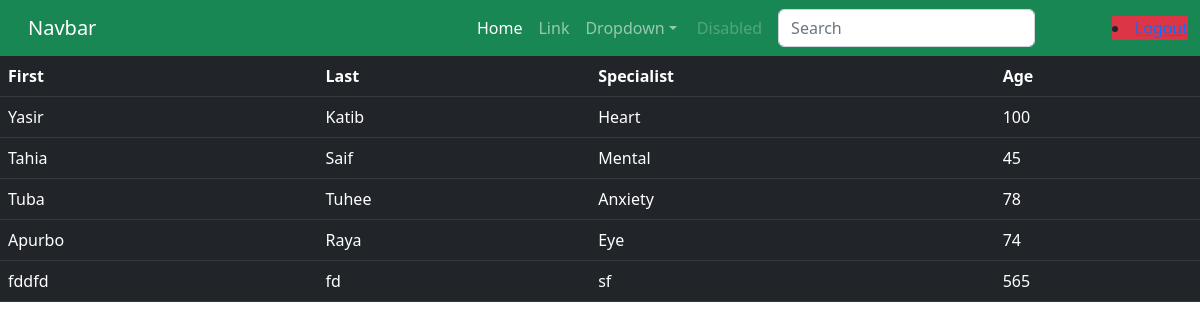
Page /index/ (signed in) on the committed database.
### myapp/models.py (models this page shows, shortened)
class Data(models.Model):
    first_name=models.CharField(max_length=100)
    last_name=models.CharField(max_length=100)
    category=models.CharField(max_length=100)
    age=models.PositiveIntegerField(default=0)

### myapp/views.py (the view)
# urls.py: path('index/',views.index,name="index"),
@login_required(login_url="login")
def index(request):
    if 'q' in request.GET:
        q=request.GET['q']
        multiple_q=Q(Q(first_name__icontains=q) | Q(last_name__icontains=q) | Q(category__icontains=q) )
        data=Data.objects.filter(multiple_q)
    else:
        data=Data.objects.all()
    context={
        'data':data
    }
    return render(request,'index.html',context)

### myapp/templates/index.html (shortened to what this page needs)
<!doctype html>
<html>
  <head>
    <link rel="stylesheet" href="https://cdn.jsdelivr.net/npm/bootstrap@5.2.3/dist/css/bootstrap.rtl.min.css">
  </head>
  <body>
    {% include 'nav.html' %}
    <table class="table table-hover table-dark bg-dark">
        <thead>
            <tr>
              <th scope="col">First</th>
              <th scope="col">Last</th>
              <th scope="col">Specialist</th>
               <th scope="col">Age</th>
            </tr>
          </thead>
          <tbody>
             {% for data in data %}
             <tr>
               <td>{{ data.first_name }}</td>
               <td>{{ data.last_name }}</td>
               <td>{{ data.category }}</td>
               <td>{{ data.age }}</td>
             </tr>
             {% endfor %}
          </tbody>
    </table>
  </body>
</html>

### myapp/templates/nav.html (shortened to what this page needs)
<nav class="navbar navbar-expand-lg navbar-dark bg-success">
    <div class="container-fluid">
      <a class="navbar-brand" href="#">Navbar</a>
      <div class="collapse navbar-collapse" id="navbarSupportedContent">
        <ul class="navbar-nav me-auto mb-2 mb-lg-0">
          <li class="nav-item">
            <a class="nav-link active" aria-current="page" href="#">Home</a>
          </li>
          <li class="nav-item">
            <a class="nav-link" href="#">Link</a>
          </li>
          <li class="nav-item dropdown">
            <a class="nav-link dropdown-toggle" href="#" role="button" data-bs-toggle="dropdown" aria-expanded="false">
              Dropdown
            </a>
          </li>
          <li class="nav-item">
            <a class="nav-link disabled">Disabled</a>
          </li>
        </ul>
        <form class="d-flex" role="search">
          <input class="form-control me-2" name="q" type="search" placeholder="Search" aria-label="Search">
          <button class="btn btn-outline-success" type="submit">Search</button>
        </form>
        <li class="nav-item bg-danger">
          <a href="{% url 'logout' %}">Logout</a>
        </li>
      </div>
    </div>
  </nav>

### rows in the picture
Data: first_name "Yasir", last_name "Katib", category "Heart", age "100"
Data: first_name "Tahia", last_name "Saif", category "Mental", age "45"
Data: first_name "Tuba", last_name "Tuhee", category "Anxiety", age "78"
Data: first_name "Apurbo", last_name "Raya", category "Eye", age "74"
Data: first_name "fddfd", last_name "fd", category "sf", age "565"
